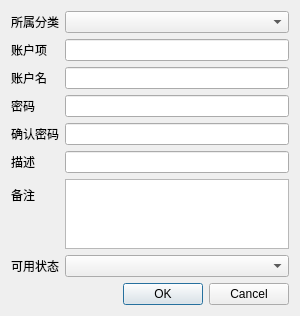
<?xml version="1.0" encoding="UTF-8"?>
<ui version="4.0">
 <class>AccountDialog</class>
 <widget class="QDialog" name="AccountDialog">
  <property name="geometry">
   <rect>
    <x>0</x>
    <y>0</y>
    <width>300</width>
    <height>307</height>
   </rect>
  </property>
  <property name="windowTitle">
   <string>账户</string>
  </property>
  <layout class="QFormLayout" name="formLayout">
   <item row="0" column="0">
    <widget class="QLabel" name="labelCategory">
     <property name="text">
      <string>所属分类</string>
     </property>
    </widget>
   </item>
   <item row="0" column="1">
    <widget class="QComboBox" name="comboCategory"/>
   </item>
   <item row="1" column="0">
    <widget class="QLabel" name="labelItemName">
     <property name="text">
      <string>账户项</string>
     </property>
    </widget>
   </item>
   <item row="1" column="1">
    <widget class="QLineEdit" name="editItemName"/>
   </item>
   <item row="2" column="0">
    <widget class="QLabel" name="labelUsername">
     <property name="text">
      <string>账户名</string>
     </property>
    </widget>
   </item>
   <item row="2" column="1">
    <widget class="QLineEdit" name="editUsername"/>
   </item>
   <item row="3" column="0">
    <widget class="QLabel" name="labelPassword">
     <property name="text">
      <string>密码</string>
     </property>
    </widget>
   </item>
   <item row="3" column="1">
    <widget class="QLineEdit" name="editPassword">
     <property name="echoMode">
      <enum>QLineEdit::EchoMode::Password</enum>
     </property>
    </widget>
   </item>
   <item row="4" column="0">
    <widget class="QLabel" name="labelConfirm">
     <property name="text">
      <string>确认密码</string>
     </property>
    </widget>
   </item>
   <item row="4" column="1">
    <widget class="QLineEdit" name="editConfirmPassword">
     <property name="echoMode">
      <enum>QLineEdit::EchoMode::Password</enum>
     </property>
    </widget>
   </item>
   <item row="5" column="0">
    <widget class="QLabel" name="labelDescription">
     <property name="text">
      <string>描述</string>
     </property>
    </widget>
   </item>
   <item row="5" column="1">
    <widget class="QLineEdit" name="editDescription"/>
   </item>
   <item row="6" column="0">
    <widget class="QLabel" name="labelNote">
     <property name="text">
      <string>备注</string>
     </property>
    </widget>
   </item>
   <item row="6" column="1">
    <widget class="QPlainTextEdit" name="editNote"/>
   </item>
   <item row="7" column="0">
    <widget class="QLabel" name="labelStatus">
     <property name="text">
      <string>可用状态</string>
     </property>
    </widget>
   </item>
   <item row="7" column="1">
    <widget class="QComboBox" name="comboStatus"/>
   </item>
   <item row="8" column="0" colspan="2">
    <widget class="QDialogButtonBox" name="buttonBox">
     <property name="orientation">
      <enum>Qt::Orientation::Horizontal</enum>
     </property>
     <property name="standardButtons">
      <set>QDialogButtonBox::StandardButton::Cancel|QDialogButtonBox::StandardButton::Ok</set>
     </property>
    </widget>
   </item>
  </layout>
 </widget>
 <resources/>
 <connections>
  <connection>
   <sender>buttonBox</sender>
   <signal>accepted()</signal>
   <receiver>AccountDialog</receiver>
   <slot>accept()</slot>
   <hints>
    <hint type="sourcelabel">
     <x>20</x>
     <y>20</y>
    </hint>
    <hint type="destinationlabel">
     <x>20</x>
     <y>20</y>
    </hint>
   </hints>
  </connection>
  <connection>
   <sender>buttonBox</sender>
   <signal>rejected()</signal>
   <receiver>AccountDialog</receiver>
   <slot>reject()</slot>
   <hints>
    <hint type="sourcelabel">
     <x>20</x>
     <y>20</y>
    </hint>
    <hint type="destinationlabel">
     <x>20</x>
     <y>20</y>
    </hint>
   </hints>
  </connection>
 </connections>
</ui>
